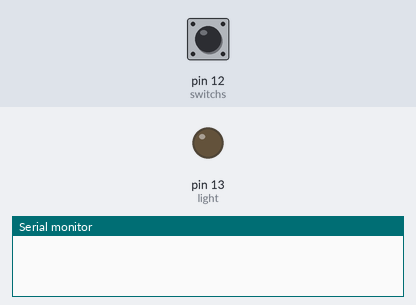
Simulated run of this sketch. Board: Arduino Uno, built with avr-gcc and run on an emulated ATmega328P. Parts: output pins drawn as LEDs (lit = HIGH), the last lines printed to the serial monitor. The test bench sets the inputs (shaded band); at power-on: pin 12 (switchs) LOW.

Above: at 1.2 s.
1.3 s: pin 12 (switchs) pulled HIGH for 0.15 s
At 1.4 s:
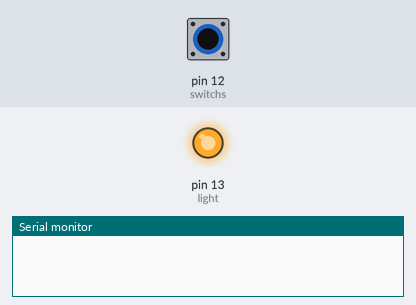
3.0 s: pin 12 (switchs) pulled HIGH for 3.2 s
At 6.9 s:
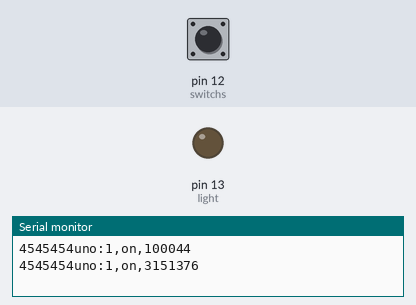
Timing chart, 0 to 8.4 s (numbered marks = the images above; inputs shaded):
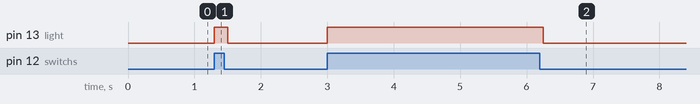

Measured:
- after the input at 1.3 s, pin 13 (light): LOW → HIGH at once, → LOW 0.20 s later
- after the input at 3.0 s, pin 13 (light): LOW → HIGH at once, → LOW 3.3 s later

The sketch:

sketch_oct11a.ino
```cpp
#define switchs 12
#define light 13
int sws;
unsigned long time=0;
int prev;
long debug=200;
unsigned long prevtime;
unsigned long a=0;
String id="4545454uno:1";
void setup()
{
Serial.begin(9600);
pinMode(switchs,INPUT);
pinMode(light,OUTPUT);
}
void loop()
{
  sws=digitalRead(switchs);
    if(sws==HIGH){digitalWrite(light,HIGH);}
    else{digitalWrite(light,LOW);}
    if(sws==LOW && prev!=sws )
    {
        digitalWrite(light,HIGH);
        Serial.print(id+",on");
        Serial.print(",");
        a=time-prevtime;
        Serial.print(a);
        Serial.println();
        prevtime=micros();
    }
   else if(sws==HIGH && prev!=sws)
   {
    prevtime=micros();
    }


    prev=sws;
    time=micros();
    delay(50);
}
```
